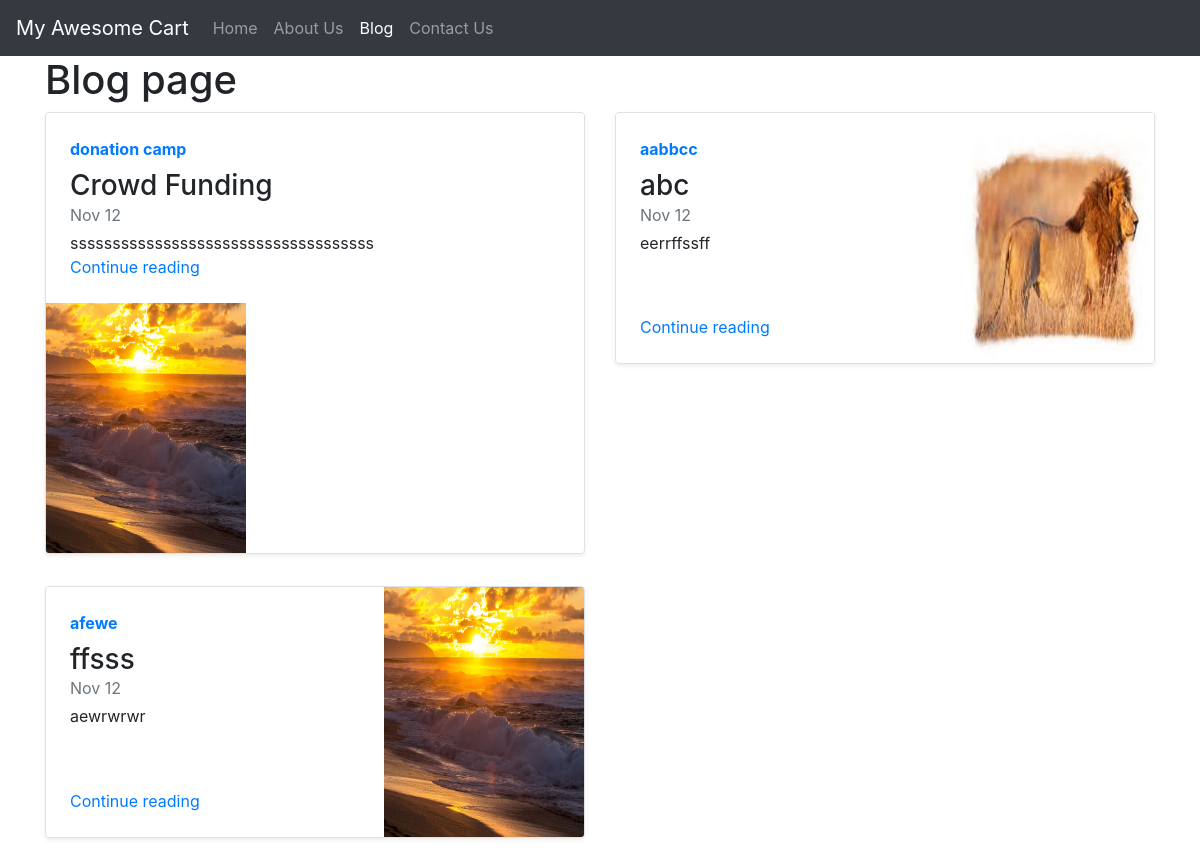
Screenshot of /blog/ with the database file from the repository.
### blog/models.py (models this page shows, shortened)
class Blogpost(models.Model):
    post_id = models.AutoField(primary_key=True)
    title = models.CharField(max_length=50)
    head0 = models.CharField(max_length=500, default="")
    chead0 = models.CharField(max_length=5000, default="")
    head1 = models.CharField(max_length=500, default="")
    chead1 = models.CharField(max_length=5000, default="")
    head2 = models.CharField(max_length=500, default="")
    chead2 = models.CharField(max_length=5000, default="")
    pub_date = models.DateTimeField(auto_now_add=True)
    thumbnail = models.ImageField(upload_to='shop/images', default="")

### blog/views.py (the view)
def index(request):
	myposts = Blogpost.objects.all()
	return render(request, 'blog/index.html',{'myposts':myposts})

### blog/templates/blog/index.html
{% extends 'blog/basic.html' %}
{% block body %}
<div class="container">
<h1> Blog page </h1>
<div class="row my-2">
    {% for item in myposts %}
        <div class="col-md-6">
            <div
                class="row no-gutters border rounded overflow-hidden flex-md-row mb-4 shadow-sm h-md-250 position-relative">
                <div class="col p-4 d-flex flex-column position-static">
                    <strong class="d-inline-block mb-2 text-primary">{{item.head0}}</strong>
                    <h3 class="mb-0">{{item.title}}</h3>
                    <div class="mb-1 text-muted">Nov 12</div>
                    <p class="card-text mb-auto">{{item.head1}}</p>
                    <a href="blogpost/{{ item.post_id }}" class="stretched-link">Continue reading</a>
                </div>
                <div class="col-auto d-none d-lg-block">
                    <img src="/media/{{item.thumbnail}}" class="bd-placeholder-img" width="200" height="250"
                        aria-label="Placeholder: Thumbnail"/>
                </div>
            </div>
        </div>
{% if forloop.counter|divisibleby:2 %}
    </div><div class="row my-2">
    {% endif %}
    {% endfor %}
</div>
{% endblock %}

### rows the page displays
Blogpost: head0 "donation camp", title "Crowd Funding", head1 "ssssssssssssssssssssssssssssssssssss", thumbnail (picture)
Blogpost: head0 "aabbcc", title "abc", head1 "eerrffssff", thumbnail (placeholder picture)
Blogpost: head0 "afewe", title "ffsss", head1 "aewrwrwr", thumbnail (picture)
